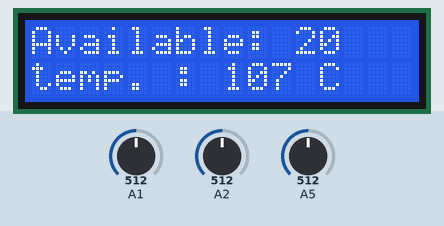
The sketch below on a simulated Arduino Mega 2560, built with avr-gcc and run on an emulated ATmega2560. On the bench: 16×2 character LCD. The inputs (shaded band) are chosen by the test bench; at power-on: A2 = 512, A5 = 512, A1 = 512. What the sketch prints to the serial monitor is not drawn.

Above: at 1.2 s.
1.3 s: A2 set to 361
2.8 s: A2 set to 339
At 3.1 s:
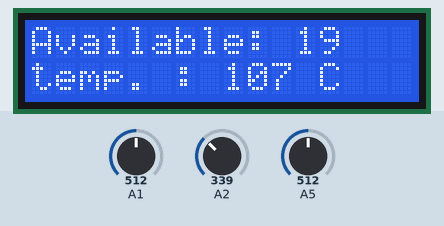
4.4 s: A5 set to 340
At 4.88 s:
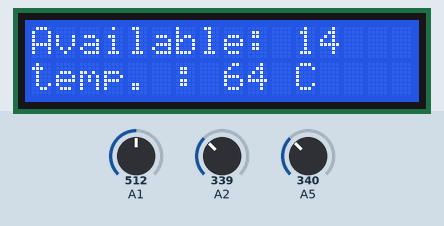
6.5 s: A5 set to 360
At 10.6 s:
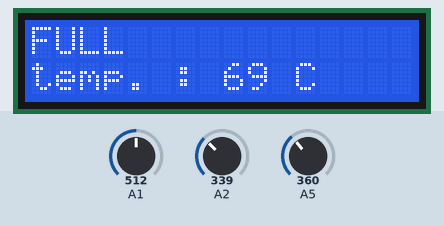
11.7 s: A5 set to 306
At 13.3 s:
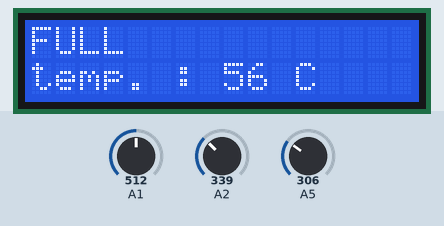
Timing chart, 0 to 14.2 s (numbered marks = the images above; inputs shaded):
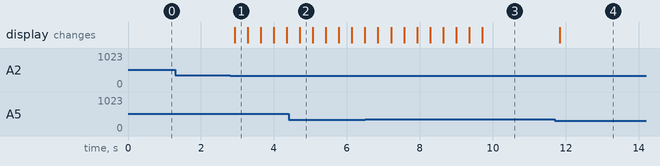

Measured:
- after the input at 1.3 s, every drawn part: stays the same
- after the input at 2.8 s, the display: changes after 0.12 s (image 1)
- after the input at 11.7 s, the display: changes after 0.14 s (image 4)

The sketch:

Galileo.ino
```cpp
#include <LiquidCrystal.h>
LiquidCrystal lcd(8, 9, 4, 5, 6, 7);
#define trigPin 12
#define echoPin 11
int passengerIn = 0;
int passengerOut = 0;
int currentPassenger = 0;
int seatAble = 20;
void setup() {
  // put your setup code here, to run once:
  Serial.begin(9600);
  Serial1.begin(115200);
  lcd.begin(16, 2);
  pinMode(A1, INPUT);
  pinMode(A2, INPUT);
  pinMode(A5, INPUT);
}

void loop() {
  int before_passengerIn = passengerIn;
  int before_passengerOut = passengerOut;
  int before_currentPassenger = currentPassenger;
  int front = analogRead(A2);
  int behind = analogRead(A1);
  int temp = (25 * analogRead(A5) - 2050) / 100;
  if ( front < 350) {
    if ( currentPassenger < 20) {
      currentPassenger++;
      passengerIn++;
    }
  }
  if ( behind < 350) {
    if ( currentPassenger > 0) {
      currentPassenger--; passengerOut++;
    }

  }
  seatAble = 20 - currentPassenger;
  lcd.setCursor(0, 0);
  lcd.clear();
  if ( currentPassenger == 20 ) {
    lcd.print("FULL");
  }
  else {
    lcd.print("Available: ");
    lcd.print(seatAble);
  }
  lcd.setCursor(0, 1);
  lcd.print("temp. : ");
  lcd.print(temp);
  lcd.print(" C");

  //Serial1.println("mameaw");
  if (before_passengerIn != passengerIn || before_passengerOut != passengerOut || before_currentPassenger != currentPassenger) {
    String str = "{\"temp\":" + (String)temp + ",\"enter\":" + (String)passengerIn + ",\"leave\":" + (String)passengerOut + "}";
    Serial1.println(str);
    Serial.println(str);
  }
  delay(350);
  SerialEvent();

}
void SerialEvent() {
  if (Serial1.available()) {
    String str = Serial1.readStringUntil('\r');
    //Serial1.flush();
    Serial.println(str);
    str.replace("\r", "");
    str += "666";
    Serial1.println(str);
  }
}
```
